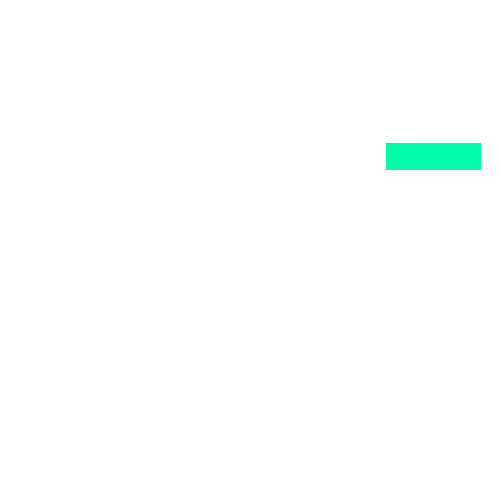
Frame 1 (no input)
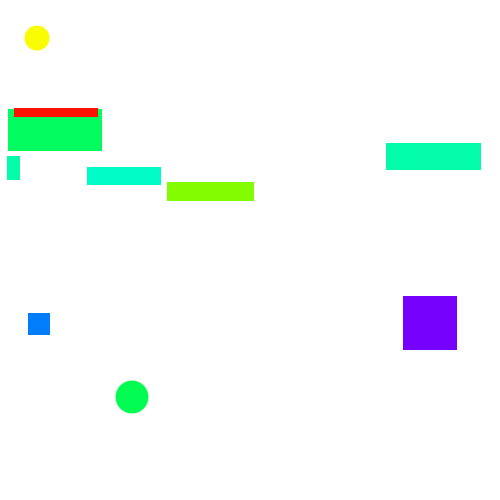
Frame 60 (the mouse pressed at the canvas centre just before this capture)
Frame 120 (the mouse held since frame 60 and released just before this capture): identical to frame 60, image omitted

The Processing sketch that drew these frames (run headless with seeded random() and noise(); from frame 60 on, the mouse is pressed at the canvas centre):

// Processing sketch: practica1
// ── practica1.pde
int r, h, l, col, x, y, mod, cont;

void setup()
{
  size( 500, 500 );
  background( 255 );
  colorMode( HSB, 101 );
  cont = 0;
}

void draw()
{
  mod = floor( random( 1, 4 ) );
  r = floor( random( 5, 100 ) );
  h = floor( random( 5, 100 ) );
  l = floor( random( 5, 100 ) );
  x = floor( random( 1, width-50 ) );
  y = floor( random( 1, height-50 ) );
  col = floor( random( 0, 100 ) );
  
  if( cont < 10 )
  {
    noStroke();
    fill( col, 100, 100 );
    if( mod == 1 )
    {
      rect( x, y, h, h );
    }
    else if( mod == 2 )
    {
      rect( x, y, h, l );
    }
    else if( mod == 3 )
    {
      ellipse( x, y, r, r );
    }
  }
  
  cont++;
}
